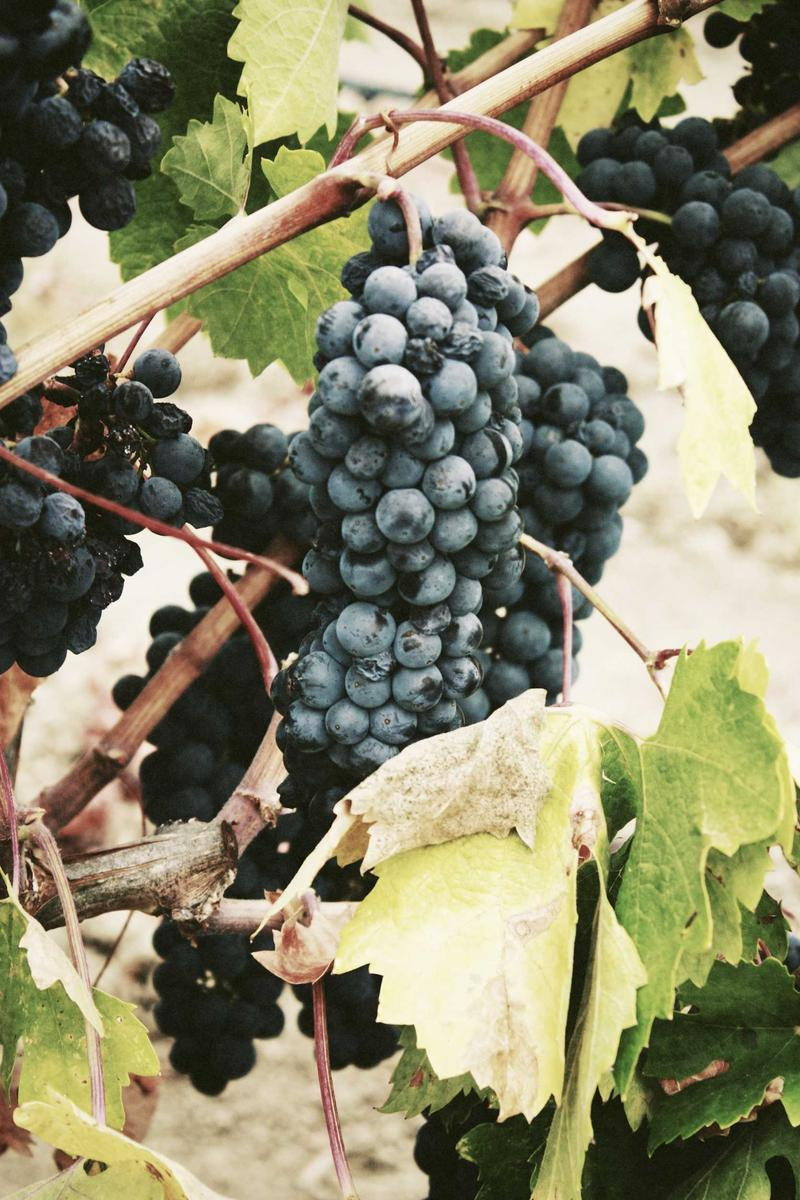
#> input picture python/targets/internet_portrait.jpg, 800 x 1200 px
$ python verify_live_refiner_updates.py
#> lines starting #> are read from the running program, lines starting #| are printed output that depends on the picture
from __future__ import annotations

import json
from pathlib import Path
import sys

import numpy as np
from PIL import Image


def prepare_image_square(image_path: Path, resolution: int) -> np.ndarray:
#> called with resolution = 220
    with Image.open(image_path) as img:
#> img is the input picture: PIL image 800x1200 RGB; mean R, G, B 136.2, 133.8, 106.1
        rgb = img.convert("RGB")
        w, h = rgb.size
#> w = 800; h = 1200
        side = min(w, h)
#> side = 800
        left = (w - side) // 2
#> left = 0
        top = (h - side) // 2
#> top = 200
        square = rgb.crop((left, top, left + side, top + side))
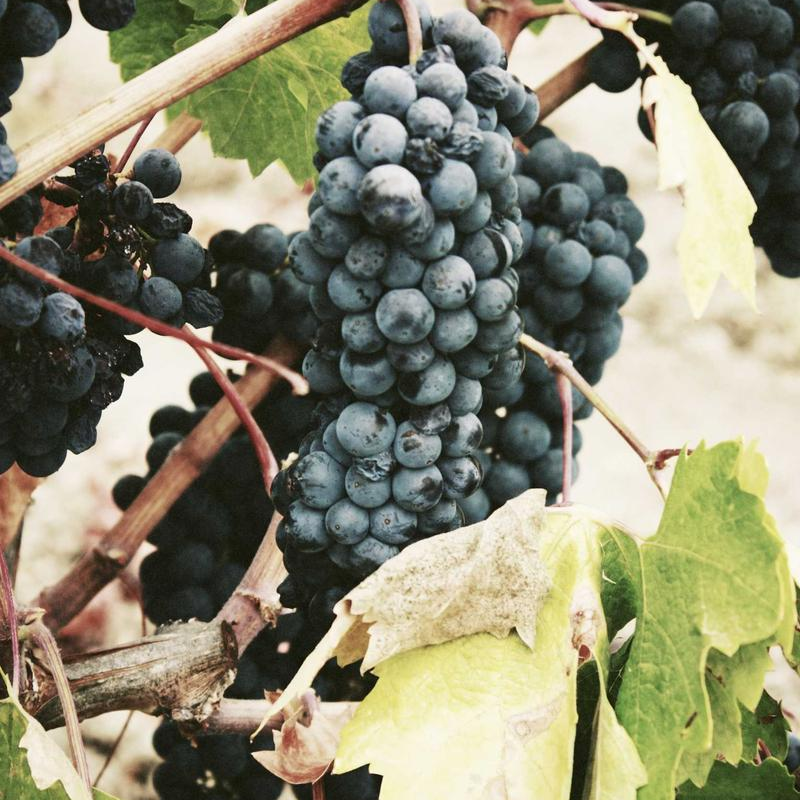
#> square: PIL image 800x800 RGB; mean R, G, B 139.3, 137.5, 113.8
        out = square.resize((resolution, resolution), Image.Resampling.LANCZOS)
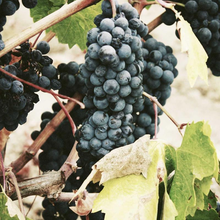
#> out: PIL image 220x220 RGB; mean R, G, B 139.3, 137.5, 113.8
    return (np.asarray(out, dtype=np.float32) / 255.0).astype(np.float32, copy=False)


def main() -> int:
    project_root = Path(__file__).resolve().parents[1]
    if str(project_root) not in sys.path:
        sys.path.insert(0, str(project_root))

    from src.live_refiner import (
        Phase7ControlState,
        build_phase7_plan,
        execute_phase7_schedule,
    )
    from src.preprocessing import preprocess_target_array

    targets = [
        project_root / "targets" / "internet_portrait.jpg",
        project_root / "targets" / "internet_landscape.jpg",
        project_root / "targets" / "internet_graphic.jpg",
    ]

    summary: dict[str, dict[str, float | int]] = {}

    for target_path in targets:
        target_rgb = prepare_image_square(target_path, resolution=220)
#> (the run stopped early here; a loop or call above may not have finished)
